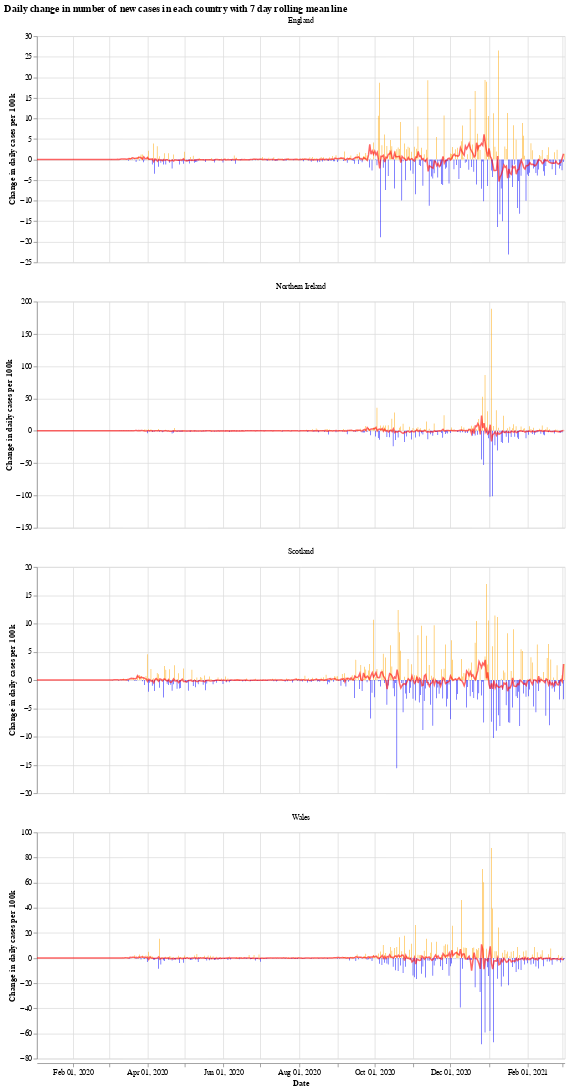

Notebook source saved alongside this figure:
### Markdown cell above
We will use the Python library `Altair` for visualising the data, see the [altair docs](https://altair-viz.github.io/) for more information.

First we have a graph which shows the daily change in the number of new cases for each country. This number jumps up and down all over the place, which is likely due to delay in reporting of new cases over the weekend. Another interesting thing is that it looks like the daily cases in Wales experienced a much shorter period of calm over the summer (calm in the sense of daily cases not jumping up and down).

The orange bars are days when the number of new cases (per 100k population) was more than the previous day, while the blue are days when the number of new cases dropped. The red line is the 7 day moving average. 

When the moving average line is below 0, it means that there is a consistent drop in new cases. We can see this clearly happening around the times that lockdowns were introduced (though, to varying degrees). I will update the graphs soon with a marker of when each lockdown started.

### Code cell
# collapse
import altair as alt

bars = alt.Chart(uk_cases).mark_bar().encode(
    x=alt.X("yearmonthdate(date):T", axis=alt.Axis(title='Date')),
    y=alt.Y("casesChangeRate:Q", axis=alt.Axis(title='Change in daily cases per 100k')),
    tooltip='casesChange',
    color=alt.condition(
        alt.datum.casesChangeRate > 0,
        alt.value("orange"),  # The positive color
        alt.value("blue")  # The negative color
    )
).properties(title='Daily change in number of new cases with 7 day rolling mean',width=700).interactive()

line = alt.Chart(uk_cases).mark_line(
    color='red',
    size=2,
    opacity=0.6
).transform_window(
    rolling_mean='mean(casesChangeRate)',
    frame=[0, 7],
    groupby=['areaName']
).encode(
    x='yearmonthdate(date):T',
    y='rolling_mean:Q'
)

alt.layer(bars, line, data=uk_cases).facet(alt.Column(
    'areaName', title=''), columns=1).resolve_scale(y='independent').properties(title='Daily change in number of new cases in each country with 7 day rolling mean line')

### Figure 1 — Vega-Lite specification as saved in the notebook (floating-point values rounded to 4 significant figures; data arrays with more than 128 entries replaced by an {"elided": "..."} marker saying what was removed)
{"config": {"view": {"continuousWidth": 400, "continuousHeight": 300}}, "data": {"name": "data-95018f51a54d4151ee6f86c9abcc4680"}, "facet": {"type": "nominal", "field": "areaName", "title": ""}, "spec": {"layer": [{"mark": "bar", "encoding": {"color": {"condition": {"value": "orange", "test": "(datum.casesChangeRate > 0)"}, "value": "blue"}, "tooltip": {"type": "quantitative", "field": "casesChange"}, "x": {"type": "temporal", "axis": {"title": "Date"}, "field": "date", "timeUnit": "yearmonthdate"}, "y": {"type": "quantitative", "axis": {"title": "Change in daily cases per 100k"}, "field": "casesChangeRate"}}, "selection": {"selector001": {"type": "interval", "bind": "scales", "encodings": ["x", "y"]}}, "title": "Daily change in number of new cases with 7 day rolling mean", "width": 700}, {"mark": {"type": "line", "color": "red", "opacity": 0.6, "size": 2}, "encoding": {"x": {"type": "temporal", "field": "date", "timeUnit": "yearmonthdate"}, "y": {"type": "quantitative", "field": "rolling_mean"}}, "transform": [{"window": [{"op": "mean", "field": "casesChangeRate", "as": "rolling_mean"}], "frame": [0, 7], "groupby": ["areaName"]}]}]}, "columns": 1, "resolve": {"scale": {"y": "independent"}}, "title": "Daily change in number of new cases in each country with 7 day rolling mean line", "$schema": "https://vega.github.io/schema/vega-lite/v4.8.1.json", "datasets": {"data-95018f51a54d4151ee6f86c9abcc4680": {"elided": "1700 records"}}}
